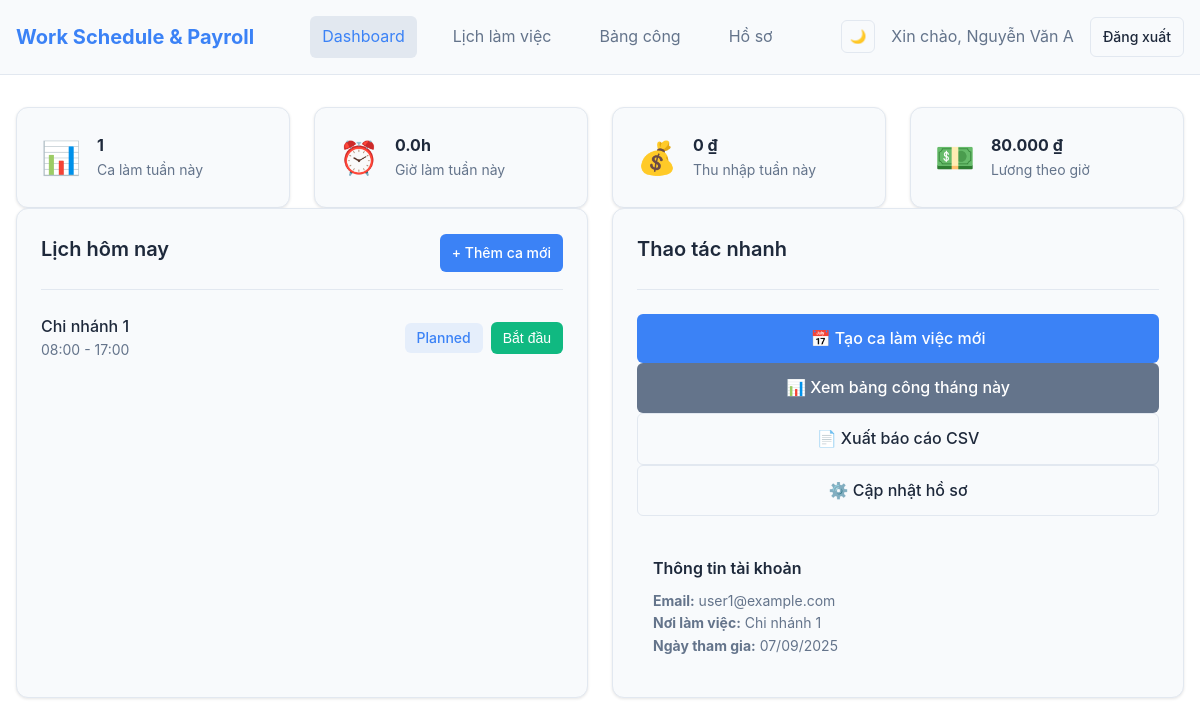
The app's page /dashboard.php (signed in) with its own data.
### tables this page shows
CREATE TABLE users (
    id INT AUTO_INCREMENT PRIMARY KEY,
    name VARCHAR(100) NOT NULL,
    email VARCHAR(255) NOT NULL UNIQUE,
    password_hash VARCHAR(255) NOT NULL,
    hourly_rate DECIMAL(12,2) DEFAULT 0.00,
    workplace_default VARCHAR(255) DEFAULT '',
    theme ENUM('light', 'dark') DEFAULT 'light',
    locale VARCHAR(10) DEFAULT 'vi-VN',
    role ENUM('user', 'admin') DEFAULT 'user',
    avatar VARCHAR(255) DEFAULT NULL,
    created_at TIMESTAMP DEFAULT CURRENT_TIMESTAMP,
    updated_at TIMESTAMP DEFAULT CURRENT_TIMESTAMP ON UPDATE CURRENT_TIMESTAMP,
    INDEX idx_email (email),
    INDEX idx_created_at (created_at)
);

CREATE TABLE shifts (
    id INT AUTO_INCREMENT PRIMARY KEY,
    user_id INT NOT NULL,
    date DATE NOT NULL,
    planned_start DATETIME NOT NULL,
    planned_end DATETIME NOT NULL,
    workplace VARCHAR(255) NOT NULL,
    notes TEXT DEFAULT NULL,
    status ENUM('planned', 'in_progress', 'done', 'canceled') DEFAULT 'planned',
    created_at TIMESTAMP DEFAULT CURRENT_TIMESTAMP,
    updated_at TIMESTAMP DEFAULT CURRENT_TIMESTAMP ON UPDATE CURRENT_TIMESTAMP,
    FOREIGN KEY (user_id) REFERENCES users(id) ON DELETE CASCADE,
    INDEX idx_user_date (user_id, date),
    INDEX idx_status (status),
    INDEX idx_planned_start (planned_start)
);

### public_html/config/auth_middleware.php (called while the page is built, shortened)
<?php
function getCurrentUser() {
    try {
        $pdo = getDB();
        $stmt = $pdo->prepare("SELECT * FROM users WHERE id = ?");
        $stmt->execute([getCurrentUserId()]);
        return $stmt->fetch();
    } catch (Exception $e) {
        error_log("Error getting current user: " . $e->getMessage());
        return null;
    }
}
?>

### public_html/config/db.php (called while the page is built, shortened)
<?php
function getCurrentUserId() {
    return $_SESSION['user_id'] ?? null;
}
function formatCurrency($amount) {
    return number_format($amount, 0, ',', '.') . ' ₫';
}
?>

### public_html/dashboard.php (the view, shortened to what this page needs)
<?php
require_once 'config/db.php';
require_once 'config/auth_middleware.php';
$user = getCurrentUser();
try {
    $pdo = getDB();
    $stmt = $pdo->prepare("
        SELECT s.*,
               COALESCE(SUM(TIMESTAMPDIFF(MINUTE, sess.start_time, sess.end_time)), 0) / 60 as worked_hours
        FROM shifts s
        LEFT JOIN sessions sess ON s.id = sess.shift_id AND sess.end_time IS NOT NULL
        WHERE s.user_id = ? AND s.date = CURDATE()
        GROUP BY s.id
        ORDER BY s.planned_start
    ");
    $stmt->execute([getCurrentUserId()]);
    $todayShifts = $stmt->fetchAll();
    $stmt = $pdo->prepare("
        SELECT
            COUNT(*) as total_shifts,
            COALESCE(SUM(TIMESTAMPDIFF(MINUTE, sess.start_time, sess.end_time)), 0) / 60 as total_hours,
            COALESCE(SUM(TIMESTAMPDIFF(MINUTE, sess.start_time, sess.end_time) / 60 * hr.rate), 0) as total_earnings
        FROM shifts s
        LEFT JOIN sessions sess ON s.id = sess.shift_id AND sess.end_time IS NOT NULL
        LEFT JOIN hourly_rate_history hr ON s.user_id = hr.user_id
            AND hr.effective_from <= s.planned_start
            AND hr.effective_from = (
                SELECT MAX(effective_from)
                FROM hourly_rate_history
                WHERE user_id = s.user_id AND effective_from <= s.planned_start
            )
        WHERE s.user_id = ?
        AND s.date >= DATE_SUB(CURDATE(), INTERVAL WEEKDAY(CURDATE()) DAY)
        AND s.date <= DATE_ADD(DATE_SUB(CURDATE(), INTERVAL WEEKDAY(CURDATE()) DAY), INTERVAL 6 DAY)
    ");
    $stmt->execute([getCurrentUserId()]);
    $weekSummary = $stmt->fetch();
} catch (Exception $e) {
    error_log("Dashboard error: " . $e->getMessage());
    $todayShifts = [];
    $weekSummary = [
        'total_shifts' => 0,
        'total_hours' => 0,
        'total_earnings' => 0
    ];
    $activeSession = null;
}
?>
<!DOCTYPE html>
<html lang="vi">
<head>
    <link rel="stylesheet" href="assets/css/style.css">
</head>
<body data-theme="<?= htmlspecialchars($user['theme']) ?>">
    <header class="header">
        <div class="container">
            <div class="header-content">
                <a href="dashboard.php" class="logo"><?= APP_NAME ?></a>
                <nav class="nav">
                    <a href="dashboard.php" class="active">Dashboard</a>
                    <a href="schedule.php">Lịch làm việc</a>
                    <a href="timesheet.php">Bảng công</a>
                    <a href="profile.php">Hồ sơ</a>
                </nav>
                <div class="user-menu">
                    <button class="theme-toggle" title="Chuyển đổi theme">🌙</button>
                    <span class="text-secondary">Xin chào, <?= htmlspecialchars($user['name']) ?></span>
                    <a href="api/auth.php?action=logout" class="btn btn-outline btn-sm">Đăng xuất</a>
                </div>
            </div>
        </div>
    </header>
    <main class="main-content">
        <div class="container">
            <div class="grid grid-cols-4 gap-6 mb-8">
                <div class="card">
                    <div class="flex items-center gap-4">
                        <div style="font-size: 2rem;">📊</div>
                        <div>
                            <div class="text-2xl font-bold"><?= $weekSummary['total_shifts'] ?></div>
                            <div class="text-secondary text-sm">Ca làm tuần này</div>
                        </div>
                    </div>
                </div>
                <div class="card">
                    <div class="flex items-center gap-4">
                        <div style="font-size: 2rem;">⏰</div>
                        <div>
                            <div class="text-2xl font-bold"><?= number_format($weekSummary['total_hours'], 1) ?>h</div>
                            <div class="text-secondary text-sm">Giờ làm tuần này</div>
                        </div>
                    </div>
                </div>
                <div class="card">
                    <div class="flex items-center gap-4">
                        <div style="font-size: 2rem;">💰</div>
                        <div>
                            <div class="text-2xl font-bold"><?= formatCurrency($weekSummary['total_earnings']) ?></div>
                            <div class="text-secondary text-sm">Thu nhập tuần này</div>
                        </div>
                    </div>
                </div>
                <div class="card">
                    <div class="flex items-center gap-4">
                        <div style="font-size: 2rem;">💵</div>
                        <div>
                            <div class="text-2xl font-bold"><?= formatCurrency($user['hourly_rate']) ?></div>
                            <div class="text-secondary text-sm">Lương theo giờ</div>
                        </div>
                    </div>
                </div>
            </div>
            <div class="grid grid-cols-2 gap-8">
                <div class="card">
                    <div class="card-header">
                        <div class="flex justify-between items-center">
                            <h2 class="card-title">Lịch hôm nay</h2>
                            <a href="schedule.php" class="btn btn-primary btn-sm">
                                + Thêm ca mới
                            </a>
                        </div>
                    </div>
                    <?php if (empty($todayShifts)): ?>
                        <div class="text-center text-secondary p-8">
                            <div style="font-size: 3rem; margin-bottom: 1rem;">📅</div>
                            <p>Chưa có ca làm việc nào hôm nay</p>
                            <a href="schedule.php" class="btn btn-primary mt-4">Tạo ca mới</a>
                        </div>
                    <?php else: ?>
                        <div class="space-y-3">
                            <?php foreach ($todayShifts as $shift): ?>
                                <div class="flex items-center justify-between p-3 border border-gray-200 rounded">
                                    <div>
                                        <div class="font-medium"><?= htmlspecialchars($shift['workplace']) ?></div>
                                        <div class="text-sm text-secondary">
                                            <?= date('H:i', strtotime($shift['planned_start'])) ?> -
                                            <?= date('H:i', strtotime($shift['planned_end'])) ?>
                                        </div>
                                    </div>
                                    <div class="flex items-center gap-2">
                                        <span class="badge badge-<?= $shift['status'] ?>">
                                            <?= ucfirst($shift['status']) ?>
                                        </span>
                                        <?php if ($shift['status'] === 'planned'): ?>
                                            <button onclick="startWorkSession(<?= $shift['id'] ?>)" class="btn btn-success btn-sm">
                                                Bắt đầu
                                            </button>
                                        <?php endif; ?>
                                    </div>
                                </div>
                            <?php endforeach; ?>
                        </div>
                    <?php endif; ?>
                </div>
                <div class="card">
                    <div class="card-header">
                        <h2 class="card-title">Thao tác nhanh</h2>
                    </div>
                    <div class="space-y-3">
                        <a href="schedule.php" class="btn btn-primary w-full">
                            📅 Tạo ca làm việc mới
                        </a>
                        <a href="timesheet.php" class="btn btn-secondary w-full">
                            📊 Xem bảng công tháng này
                        </a>
                        <a href="timesheet.php?action=export" class="btn btn-outline w-full">
                            📄 Xuất báo cáo CSV
                        </a>
                        <a href="profile.php" class="btn btn-outline w-full">
                            ⚙️ Cập nhật hồ sơ
                        </a>
                    </div>
                    <div class="mt-6 p-4 bg-gray-50 rounded">
                        <h4 class="font-semibold mb-2">Thông tin tài khoản</h4>
                        <div class="text-sm text-secondary space-y-1">
                            <p><strong>Email:</strong> <?= htmlspecialchars($user['email']) ?></p>
                            <p><strong>Nơi làm việc:</strong> <?= htmlspecialchars($user['workplace_default'] ?: 'Chưa thiết lập') ?></p>
                            <p><strong>Ngày tham gia:</strong> <?= date('d/m/Y', strtotime($user['created_at'])) ?></p>
                        </div>
                    </div>
                </div>
            </div>
        </div>
    </main>
</body>
</html>

### records on screen
users: name "Nguyễn Văn A", hourly_rate "80.000 ₫", email "user1@example.com", workplace_default "Chi nhánh 1", created_at "07/09/2025"
shifts: workplace "Chi nhánh 1", planned_start "08:00", planned_end "17:00", status "Planned"

### other values on screen
APP_NAME "Work Schedule & Payroll"
$weekSummary['total_shifts'] "1"
$weekSummary['total_hours'] "0.0"
formatCurrency($weekSummary['total_earnings']) "0 ₫"
